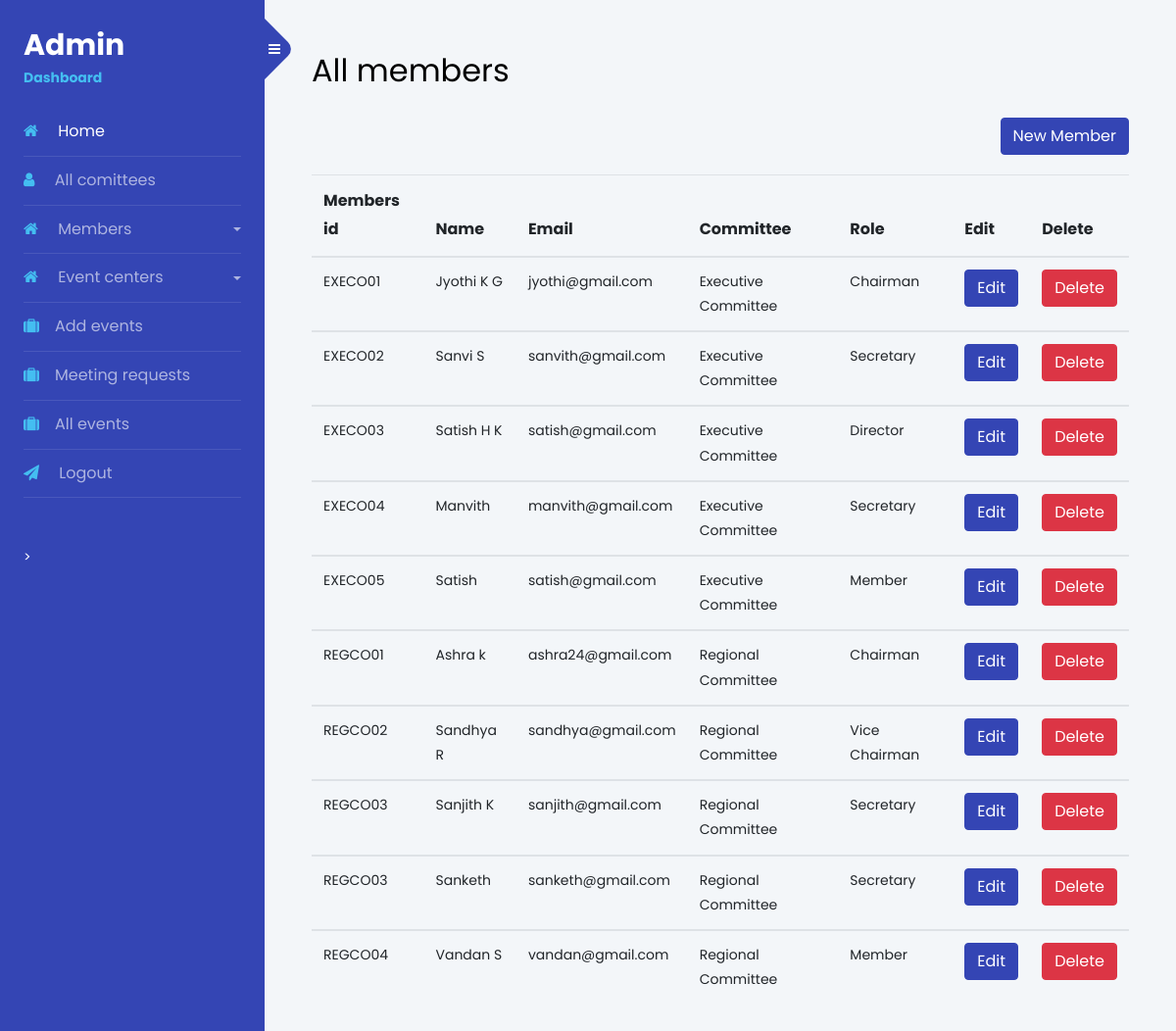
Page /admin/allmembers.php (signed in) on the committed database.
### tables this page shows
CREATE TABLE `members` (
  `id` int(11) NOT NULL,
  `mem_id` varchar(255) NOT NULL,
  `email` varchar(255) NOT NULL,
  `name` varchar(255) NOT NULL,
  `password` varchar(255) NOT NULL,
  `comm` varchar(255) NOT NULL,
  `role` varchar(255) NOT NULL,
  `code` varchar(255) NOT NULL
);

### admin/allmembers.php (the view, shortened to what this page needs)
<?php
include 'db.php';
?>
<!doctype html>
<html lang="en">
  <head>
		<link rel="stylesheet" href="https://stackpath.bootstrapcdn.com/font-awesome/4.7.0/css/font-awesome.min.css">
		<link rel="stylesheet" href="css/style.css">
  </head>
  <body style="background-color:#F3F6F9">
		<div class="wrapper d-flex align-items-stretch">
			<nav id="sidebar">
				<?php require 'nav.php'; ?>
      <div id="content" class="p-4 p-md-5 pt-5">
        <div class="bd" >
        <h2 class="mb-4">All members</h2>
        <button type="button" class="btn btn-primary" style="float:right;margin-bottom:20px;"> <a href="addmember.php" style="color:#fff;">New Member</a></button>
        <table class="table">
  <thead>
    <tr style="font-size:16px;">
      <th scope="col">Members  id</th>
      <th scope="col">Name</th>
      <th scope="col">Email</th>
      <th scope="col">Committee</th>
      <th scope="col">Role</th>
      <th scope="col">Edit</th>
      <th scope="col">Delete</th>
    </tr>
  </thead>
  <tbody>
  <?php
  $sql= "SELECT *from members order by mem_id ";
    $details_query = mysqli_query($conn,$sql);
    if($details_query){
        if(mysqli_num_rows($details_query) > 0){
          while($row = mysqli_fetch_array($details_query)){
    ?>
    <tr style="font-size:14px;">
      <td scope="row"><?php echo $row['mem_id']; ?></td>
      <td><?php echo $row['name']; ?></td>
      <td><?php echo $row['email']; ?></td>
      <td><?php echo $row['comm']; ?></td>
      <td><?php echo $row['role']; ?></td>
          <td><button type="button" class="btn btn-primary" data-toggle="modal" data-target="#exampleModalCenter<?php echo $row["id"]; ?>">
  Edit
</button>
</td>
      <td><button type="button" class="btn btn-danger" ><a href="#" style="color:#fff;">Delete</a> </button></td>
    </tr>
  </tbody>
  <?php
	}
}
    }
	?>
</table>
      </div>
		</div>
</div>
  </body>
</html>

### rows in the picture
members: mem "EXECO01", name "Jyothi K G", email "jyothi@gmail.com", comm "Executive Committee", role "Chairman"
members: mem "EXECO02", name "Sanvi S", email "sanvith@gmail.com", comm "Executive Committee", role "Secretary"
members: mem "EXECO03", name "Satish H K", email "satish@gmail.com", comm "Executive Committee", role "Director"
members: mem "EXECO04", name "Manvith", email "manvith@gmail.com", comm "Executive Committee", role "Secretary"
members: mem "EXECO05", name "Satish", email "satish@gmail.com", comm "Executive Committee", role "Member"
members: mem "REGCO01", name "Ashra k", email "ashra24@gmail.com", comm "Regional Committee", role "Chairman"
members: mem "REGCO02", name "Sandhya R", email "sandhya@gmail.com", comm "Regional Committee", role "Vice Chairman"
members: mem "REGCO03", name "Sanjith K", email "sanjith@gmail.com", comm "Regional Committee", role "Secretary"
members: mem "REGCO03", name "Sanketh", email "sanketh@gmail.com", comm "Regional Committee", role "Secretary"
members: mem "REGCO04", name "Vandan S", email "vandan@gmail.com", comm "Regional Committee", role "Member"
